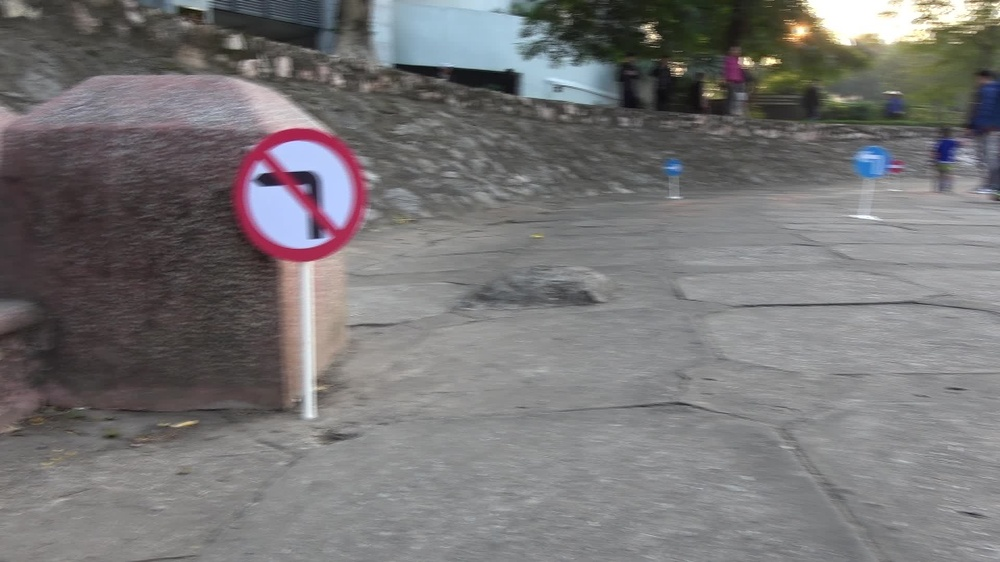
#> input picture Create_Sample_for_Cascade/00202_1.jpg, 1000 x 562 px, shrunk from 1920 x 1080 before the run
$ python test.py
#> lines starting #> are read from the running program, lines starting #| are printed output that depends on the picture
import matplotlib.pyplot as plt
import cv2

sign_id = {
    'dung': 1,
    're_trai': 2,
    're_phai': 3,
    'cam_re_trai': 4,
    'cam_re_phai': 5,
    'mot_chieu': 6,
    'toc_do_toi_da': 7,
    'cac_loai_bien_khac': 8

}

def predictor(sign_name, frame):
    # CHANGE
#> called with sign_name = 'cam_re_trai', frame = '00202_1.jpg'
    bgr_img = cv2.imread(frame)
#> bgr_img is the input picture: shape (562, 1000, 3); mean B, G, R 118.1, 117.4, 119.2
    gray_img = cv2.cvtColor(bgr_img, cv2.COLOR_BGR2GRAY)
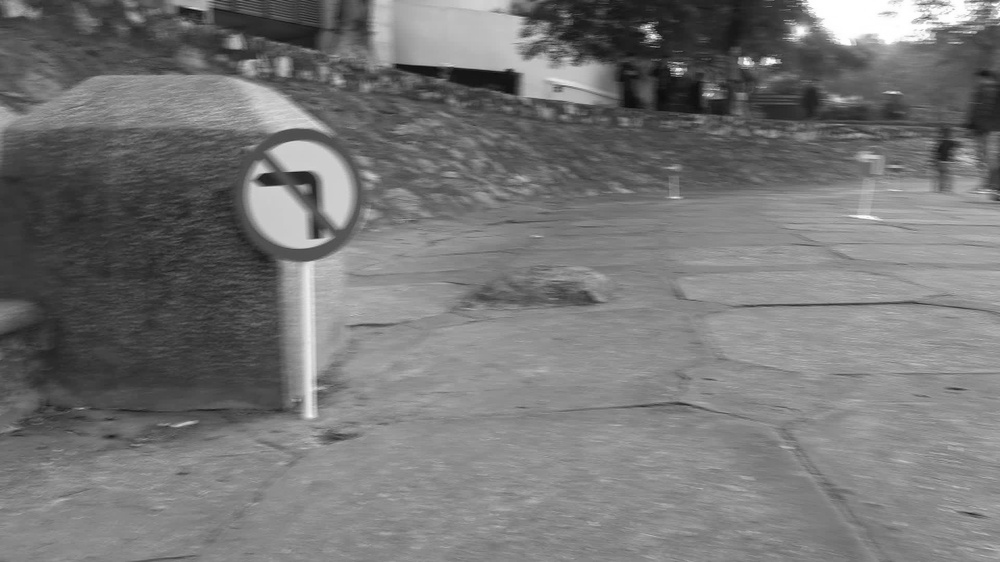
#> gray_img: shape (562, 1000); min 12, max 255, mean 118

    # CHANGE
    sign_classifier_xml = sign_name + '_cascade.xml'

#> (the run stopped early here; a loop or call above may not have finished)

$ run again, with Create_Sample_for_Cascade/00202_57.jpg copied over Create_Sample_for_Cascade/00202_1.jpg
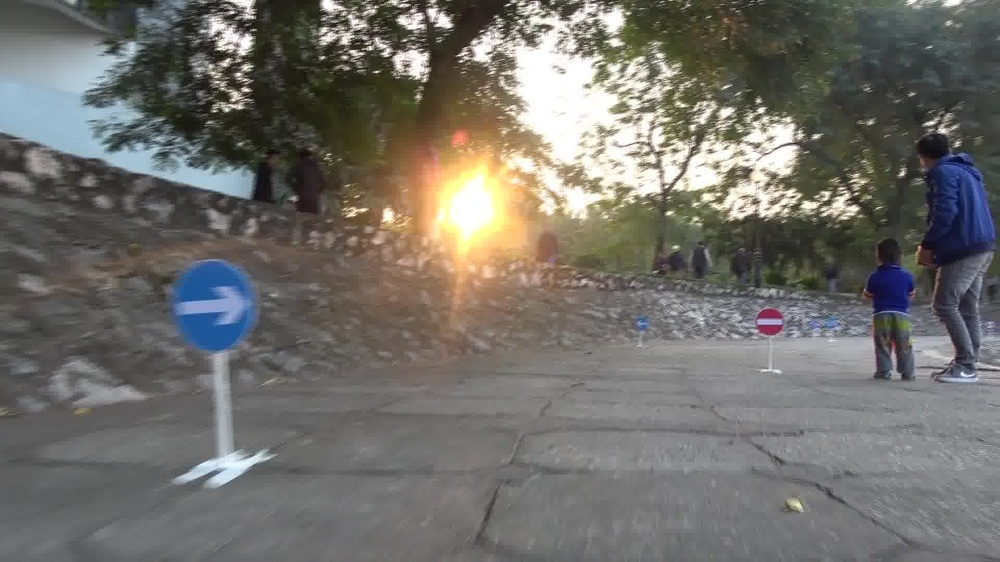
#> input picture Create_Sample_for_Cascade/00202_57.jpg, 1000 x 562 px, shrunk from 1920 x 1080 before the run
#> in predictor, bgr_img is the input picture: shape (562, 1000, 3); mean B, G, R 106.2, 111.2, 113.1
#> in predictor, `gray_img = cv2.cvtColor(bgr_img, cv2.COLOR_BGR2GRAY)`:
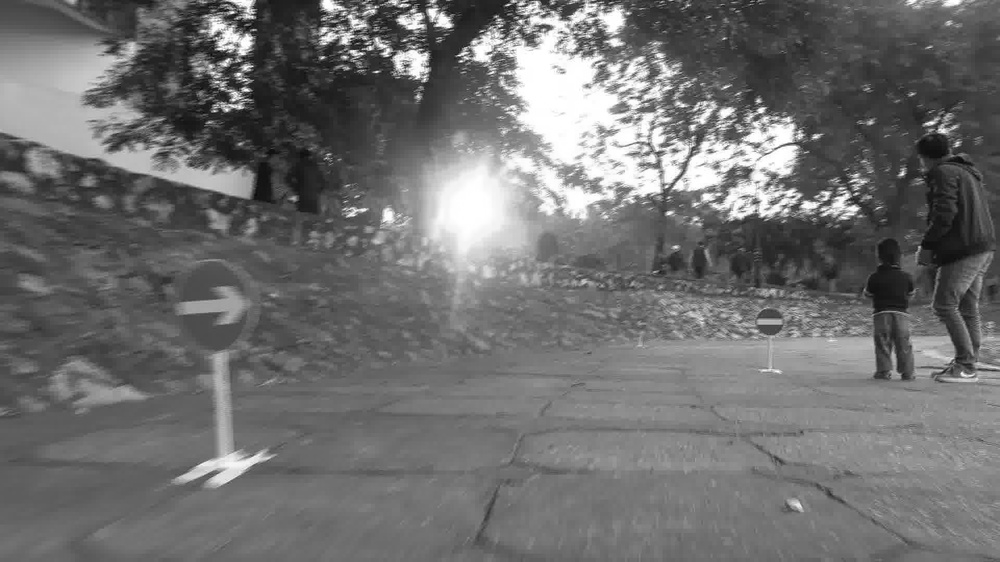
#> gray_img: shape (562, 1000); min 1, max 255, mean 111.2

$ run again, with Create_Sample_for_Cascade/00202_78.jpg copied over Create_Sample_for_Cascade/00202_1.jpg
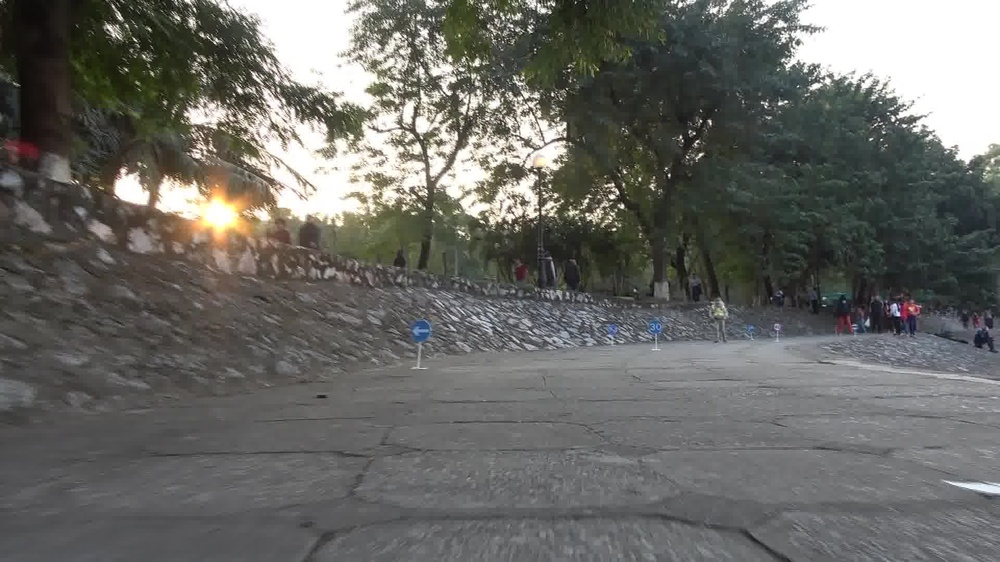
#> input picture Create_Sample_for_Cascade/00202_78.jpg, 1000 x 562 px, shrunk from 1920 x 1080 before the run
#> in predictor, bgr_img is the input picture: shape (562, 1000, 3); mean B, G, R 100.9, 104.9, 104.9
#> in predictor, `gray_img = cv2.cvtColor(bgr_img, cv2.COLOR_BGR2GRAY)`:
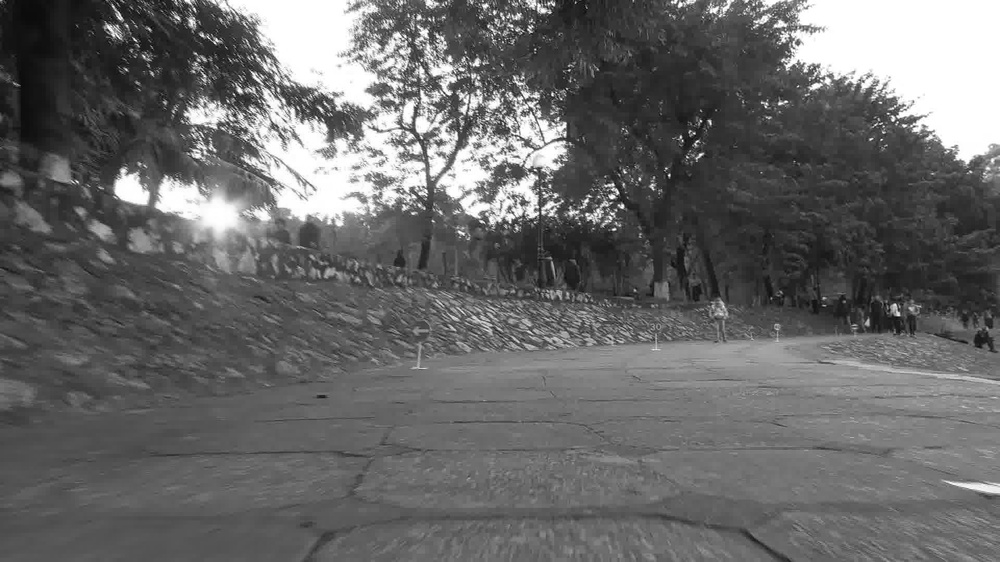
#> gray_img: shape (562, 1000); min 4, max 255, mean 104.4
